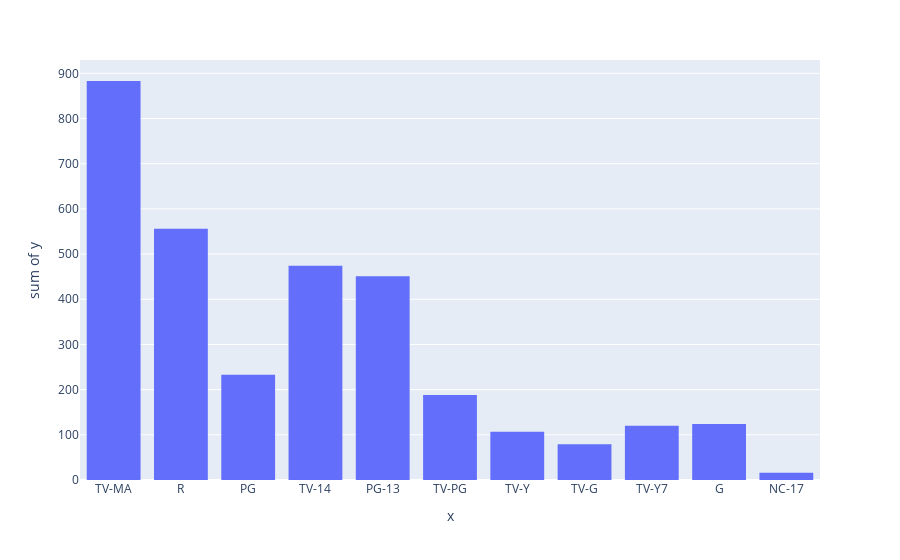

This figure's notebook cell:
### Markdown cell above
---
### 5. Построим график, отражающий распределение кол-ва игр от возрастного рейтинга

### Code cell
ac = dict()
for key in df['age_certification'].unique():
    ac.update({key: 0})

for key in df['age_certification']:
    ac[key] += 1


fig = px.histogram(x=ac.keys(), y=ac.values())
fig.show()

### Figure 1 — Plotly figure (JSON) as saved in the notebook; plotly's stock layout.template omitted (floating-point values rounded to 4 significant figures)
{"data": [{"alignmentgroup": "True", "bingroup": "x", "histfunc": "sum", "hovertemplate": "x=%{x}<br>sum of y=%{y}<extra></extra>", "legendgroup": "", "marker": {"color": "#636efa", "pattern": {"shape": ""}}, "name": "", "offsetgroup": "", "orientation": "v", "showlegend": false, "type": "histogram", "x": ["TV-MA", "R", "PG", null, "TV-14", "PG-13", "TV-PG", "TV-Y", "TV-G", "TV-Y7", "G", "NC-17"], "xaxis": "x", "y": [883, 556, 233, 2619, 474, 451, 188, 107, 79, 120, 124, 16], "yaxis": "y"}], "layout": {"barmode": "relative", "legend": {"tracegroupgap": 0}, "margin": {"t": 60}, "xaxis": {"anchor": "y", "domain": [0, 1], "title": {"text": "x"}}, "yaxis": {"anchor": "x", "domain": [0, 1], "title": {"text": "sum of y"}}}}
